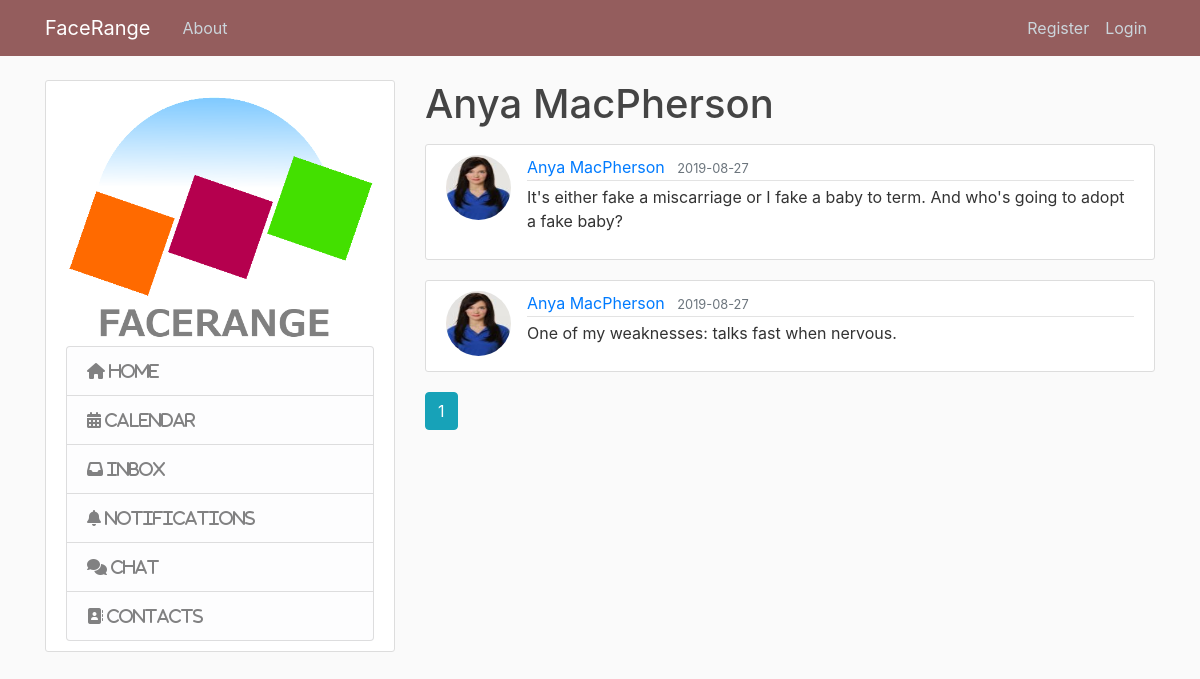
The app's page /user/Anya MacPherson with its own data.
### facerange/models.py (models this page shows, shortened)
class User(db.Model, UserMixin):
    id = db.Column(db.Integer, primary_key=True)
    username = db.Column(db.String(20), unique=True, nullable=False)
    email = db.Column(db.String(120), unique=True, nullable=False)
    image_file = db.Column(db.String(20), nullable=False, default='default.jpg')
    password = db.Column(db.String(60), nullable=False)
    posts = db.relationship('Post', backref='author', lazy=True)

class Post(db.Model):
    id = db.Column(db.Integer, primary_key=True)
    date_posted = db.Column(db.DateTime, nullable=False, default=datetime.utcnow)
    content = db.Column(db.Text, nullable=False)
    user_id = db.Column(db.Integer, db.ForeignKey('user.id'), nullable=False)

### facerange/users/routes.py (the view)
@users.route("/user/<string:username>")
def user_posts(username):
    page = request.args.get('page', 1, type=int)
    user = User.query.filter_by(username=username).first_or_404()
    posts = Post.query.filter_by(author=user).order_by(Post.date_posted.desc()).paginate(page=page, per_page=10)
    return render_template('user_posts.html', posts=posts, user=user)

### facerange/templates/user_posts.html
{% extends "layout.html" %}
{% block content %}
    <h1 class="mb-3">{{ user.username }}</h1>
    {% for post in posts.items %}
        <article class="media content-section">
          <img class="rounded-circle article-img" src="{{ url_for('static', filename='profile_pics/' + post.author.image_file) }}">
          <div class="media-body">
            <div class="article-metadata">
              <a class="mr-2" href="{{ url_for('users.user_posts', username=post.author.username) }}">{{ post.author.username }}</a>
              <small class="text-muted">{{ post.date_posted.strftime('%Y-%m-%d') }}</small>
            </div>
            <p class="article-content">{{ post.content }}</p>
          </div>
        </article>
    {% endfor %}
    {% for page_num in posts.iter_pages(left_edge=1, right_edge=1, left_current=1, right_current=2) %}
      {% if page_num %}
        {% if posts.page == page_num %}
          <a class="btn btn-info mb-4" href="{{ url_for('users.user_posts', username=user.username, page=page_num) }}">{{ page_num }}</a>
        {% else %}
          <a class="btn btn-outline-info mb-4" href="{{ url_for('users.user_posts', username=user.username, page=page_num) }}">{{ page_num }}</a>
        {% endif %}
      {% else %}
        ...
      {% endif %}
    {% endfor %}
{% endblock content %}

### facerange/static/main.css (style rules this page uses)
body { background: #fafafa; color: #333333; margin-top: 5rem; }
h1, h2, h3, h4, h5, h6 { color: #444444; }
.content-section { background: #ffffff; padding: 10px 20px; border: 1px solid #dddddd; border-radius: 3px; margin-bottom: 20px; }
.article-content { white-space: pre-line; }
.article-img { height: 65px; width: 65px; margin-right: 16px; }
.article-metadata { padding-bottom: 1px; margin-bottom: 4px; border-bottom: 1px solid #e3e3e3 }

### records on screen
User: username "Anya MacPherson"
Post: image_file (picture), author.username "Anya MacPherson", date_posted "2019-08-27", content "It's either fake a miscarriage or I fake a baby to term. And who's going to adopt a fake baby?"
Post: image_file (picture), author.username "Anya MacPherson", date_posted "2019-08-27", content "One of my weaknesses: talks fast when nervous."

### other values on screen
{{ page_num }} "1"
